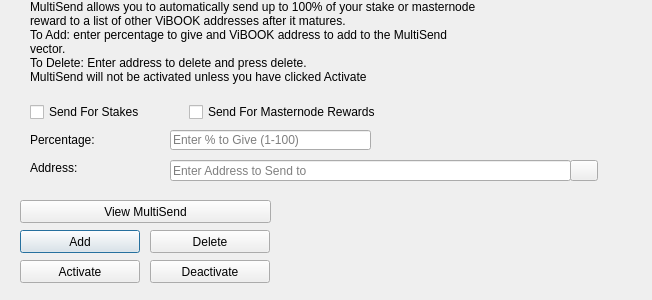
<?xml version="1.0" encoding="UTF-8"?>
<ui version="4.0">
 <class>MultiSendDialog</class>
 <widget class="QDialog" name="MultiSendDialog">
  <property name="windowModality">
   <enum>Qt::NonModal</enum>
  </property>
  <property name="geometry">
   <rect>
    <x>0</x>
    <y>0</y>
    <width>652</width>
    <height>300</height>
   </rect>
  </property>
  <property name="windowTitle">
   <string>MultiSend</string>
  </property>
  <widget class="QLineEdit" name="multiSendPercentEdit">
   <property name="geometry">
    <rect>
     <x>170</x>
     <y>130</y>
     <width>201</width>
     <height>20</height>
    </rect>
   </property>
   <property name="toolTip">
    <string>Enter whole numbers 1 - 100</string>
   </property>
   <property name="placeholderText">
    <string>Enter % to Give (1-100)</string>
   </property>
  </widget>
  <widget class="QLineEdit" name="multiSendAddressEdit">
   <property name="geometry">
    <rect>
     <x>170</x>
     <y>160</y>
     <width>401</width>
     <height>21</height>
    </rect>
   </property>
   <property name="toolTip">
    <string/>
   </property>
   <property name="placeholderText">
    <string>Enter Address to Send to</string>
   </property>
  </widget>
  <widget class="QLabel" name="label_2">
   <property name="geometry">
    <rect>
     <x>30</x>
     <y>0</y>
     <width>451</width>
     <height>121</height>
    </rect>
   </property>
   <property name="lineWidth">
    <number>1</number>
   </property>
   <property name="text">
    <string>MultiSend allows you to automatically send up to 100% of your stake or masternode reward to a list of other ViBOOK addresses after it matures.
To Add: enter percentage to give and ViBOOK address to add to the MultiSend vector.
To Delete: Enter address to delete and press delete.
MultiSend will not be activated unless you have clicked Activate</string>
   </property>
   <property name="alignment">
    <set>Qt::AlignLeading|Qt::AlignLeft|Qt::AlignTop</set>
   </property>
   <property name="wordWrap">
    <bool>true</bool>
   </property>
  </widget>
  <widget class="QLabel" name="message">
   <property name="geometry">
    <rect>
     <x>290</x>
     <y>200</y>
     <width>351</width>
     <height>91</height>
    </rect>
   </property>
   <property name="text">
    <string/>
   </property>
  </widget>
  <widget class="QPushButton" name="addButton">
   <property name="geometry">
    <rect>
     <x>20</x>
     <y>230</y>
     <width>120</width>
     <height>23</height>
    </rect>
   </property>
   <property name="toolTip">
    <string/>
   </property>
   <property name="statusTip">
    <string>Add to MultiSend Vector</string>
   </property>
   <property name="text">
    <string>Add</string>
   </property>
  </widget>
  <widget class="QPushButton" name="disableButton">
   <property name="geometry">
    <rect>
     <x>150</x>
     <y>260</y>
     <width>120</width>
     <height>23</height>
    </rect>
   </property>
   <property name="statusTip">
    <string>Deactivate MultiSend</string>
   </property>
   <property name="text">
    <string>Deactivate</string>
   </property>
  </widget>
  <widget class="QPushButton" name="addressBookButton">
   <property name="geometry">
    <rect>
     <x>570</x>
     <y>160</y>
     <width>28</width>
     <height>21</height>
    </rect>
   </property>
   <property name="toolTip">
    <string>Choose an address from the address book</string>
   </property>
   <property name="text">
    <string/>
   </property>
   <property name="icon">
    <iconset resource="../vibook.qrc">
     <normaloff>:/icons/address-book</normaloff>:/icons/address-book</iconset>
   </property>
   <property name="shortcut">
    <string>Alt+A</string>
   </property>
   <property name="autoDefault">
    <bool>false</bool>
   </property>
  </widget>
  <widget class="QLabel" name="label">
   <property name="geometry">
    <rect>
     <x>30</x>
     <y>130</y>
     <width>121</width>
     <height>20</height>
    </rect>
   </property>
   <property name="toolTip">
    <string>Percentage of stake to send</string>
   </property>
   <property name="text">
    <string>Percentage:</string>
   </property>
  </widget>
  <widget class="QLabel" name="label_5">
   <property name="geometry">
    <rect>
     <x>30</x>
     <y>160</y>
     <width>111</width>
     <height>16</height>
    </rect>
   </property>
   <property name="toolTip">
    <string>Address to send portion of stake to</string>
   </property>
   <property name="text">
    <string>Address:</string>
   </property>
  </widget>
  <widget class="QPushButton" name="deleteButton">
   <property name="geometry">
    <rect>
     <x>150</x>
     <y>230</y>
     <width>120</width>
     <height>23</height>
    </rect>
   </property>
   <property name="toolTip">
    <string/>
   </property>
   <property name="statusTip">
    <string>Delete Address From MultiSend Vector</string>
   </property>
   <property name="text">
    <string>Delete</string>
   </property>
  </widget>
  <widget class="QPushButton" name="activateButton">
   <property name="geometry">
    <rect>
     <x>20</x>
     <y>260</y>
     <width>120</width>
     <height>23</height>
    </rect>
   </property>
   <property name="statusTip">
    <string>Activate MultiSend</string>
   </property>
   <property name="text">
    <string>Activate</string>
   </property>
  </widget>
  <widget class="QPushButton" name="viewButton">
   <property name="geometry">
    <rect>
     <x>20</x>
     <y>200</y>
     <width>251</width>
     <height>23</height>
    </rect>
   </property>
   <property name="toolTip">
    <string/>
   </property>
   <property name="statusTip">
    <string>View MultiSend Vector</string>
   </property>
   <property name="text">
    <string>View MultiSend</string>
   </property>
  </widget>
  <widget class="QWidget" name="horizontalLayoutWidget">
   <property name="geometry">
    <rect>
     <x>30</x>
     <y>100</y>
     <width>351</width>
     <height>24</height>
    </rect>
   </property>
   <layout class="QHBoxLayout" name="horizontalLayout">
    <item>
     <widget class="QCheckBox" name="multiSendStakeCheckBox">
      <property name="text">
       <string>Send For Stakes</string>
      </property>
     </widget>
    </item>
    <item>
     <widget class="QCheckBox" name="multiSendMasternodeCheckBox">
      <property name="text">
       <string>Send For Masternode Rewards</string>
      </property>
     </widget>
    </item>
   </layout>
  </widget>
 </widget>
 <resources>
  <include location="../vibook.qrc"/>
 </resources>
 <connections/>
</ui>
